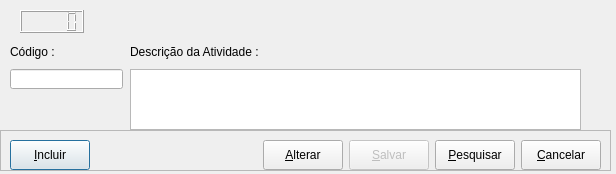
<?xml version="1.0" encoding="UTF-8"?>
<ui version="4.0">
 <class>dialogRamoAtividade</class>
 <widget class="QDialog" name="dialogRamoAtividade">
  <property name="geometry">
   <rect>
    <x>0</x>
    <y>0</y>
    <width>616</width>
    <height>174</height>
   </rect>
  </property>
  <property name="windowTitle">
   <string>Dialog</string>
  </property>
  <property name="styleSheet">
   <string notr="true">font: 12pt &quot;Segoe UI&quot;;</string>
  </property>
  <widget class="QLCDNumber" name="lcd_id">
   <property name="geometry">
    <rect>
     <x>20</x>
     <y>10</y>
     <width>64</width>
     <height>23</height>
    </rect>
   </property>
  </widget>
  <widget class="QFrame" name="frame">
   <property name="geometry">
    <rect>
     <x>0</x>
     <y>130</y>
     <width>611</width>
     <height>41</height>
    </rect>
   </property>
   <property name="minimumSize">
    <size>
     <width>611</width>
     <height>41</height>
    </size>
   </property>
   <property name="maximumSize">
    <size>
     <width>611</width>
     <height>41</height>
    </size>
   </property>
   <property name="frameShape">
    <enum>QFrame::StyledPanel</enum>
   </property>
   <property name="frameShadow">
    <enum>QFrame::Raised</enum>
   </property>
   <layout class="QHBoxLayout" name="horizontalLayout">
    <item>
     <widget class="QPushButton" name="bnt_incluir">
      <property name="minimumSize">
       <size>
        <width>0</width>
        <height>30</height>
       </size>
      </property>
      <property name="text">
       <string>&amp;Incluir</string>
      </property>
     </widget>
    </item>
    <item>
     <spacer name="horizontalSpacer">
      <property name="orientation">
       <enum>Qt::Horizontal</enum>
      </property>
      <property name="sizeHint" stdset="0">
       <size>
        <width>183</width>
        <height>18</height>
       </size>
      </property>
     </spacer>
    </item>
    <item>
     <widget class="QPushButton" name="bnt_alterar">
      <property name="minimumSize">
       <size>
        <width>0</width>
        <height>30</height>
       </size>
      </property>
      <property name="text">
       <string>&amp;Alterar</string>
      </property>
     </widget>
    </item>
    <item>
     <widget class="QPushButton" name="bnt_salvar">
      <property name="enabled">
       <bool>false</bool>
      </property>
      <property name="minimumSize">
       <size>
        <width>0</width>
        <height>30</height>
       </size>
      </property>
      <property name="text">
       <string>&amp;Salvar</string>
      </property>
     </widget>
    </item>
    <item>
     <widget class="QPushButton" name="bnt_pesquisar">
      <property name="minimumSize">
       <size>
        <width>0</width>
        <height>30</height>
       </size>
      </property>
      <property name="text">
       <string>&amp;Pesquisar</string>
      </property>
     </widget>
    </item>
    <item>
     <widget class="QPushButton" name="bnt_search">
      <property name="minimumSize">
       <size>
        <width>0</width>
        <height>30</height>
       </size>
      </property>
      <property name="text">
       <string>&amp;Cancelar</string>
      </property>
     </widget>
    </item>
   </layout>
  </widget>
  <widget class="QWidget" name="">
   <property name="geometry">
    <rect>
     <x>130</x>
     <y>40</y>
     <width>461</width>
     <height>90</height>
    </rect>
   </property>
   <layout class="QVBoxLayout" name="verticalLayout_2">
    <item>
     <widget class="QLabel" name="label_2">
      <property name="text">
       <string>Descrição da Atividade :</string>
      </property>
     </widget>
    </item>
    <item>
     <widget class="QPlainTextEdit" name="plain_descricao">
      <property name="maximumSize">
       <size>
        <width>451</width>
        <height>61</height>
       </size>
      </property>
      <property name="readOnly">
       <bool>true</bool>
      </property>
     </widget>
    </item>
   </layout>
  </widget>
  <widget class="QWidget" name="">
   <property name="geometry">
    <rect>
     <x>10</x>
     <y>40</y>
     <width>115</width>
     <height>49</height>
    </rect>
   </property>
   <layout class="QVBoxLayout" name="verticalLayout">
    <item>
     <widget class="QLabel" name="label">
      <property name="text">
       <string>Código :</string>
      </property>
     </widget>
    </item>
    <item>
     <widget class="QLineEdit" name="text_codigo">
      <property name="maximumSize">
       <size>
        <width>113</width>
        <height>20</height>
       </size>
      </property>
      <property name="readOnly">
       <bool>true</bool>
      </property>
     </widget>
    </item>
   </layout>
  </widget>
 </widget>
 <resources/>
 <connections/>
</ui>
